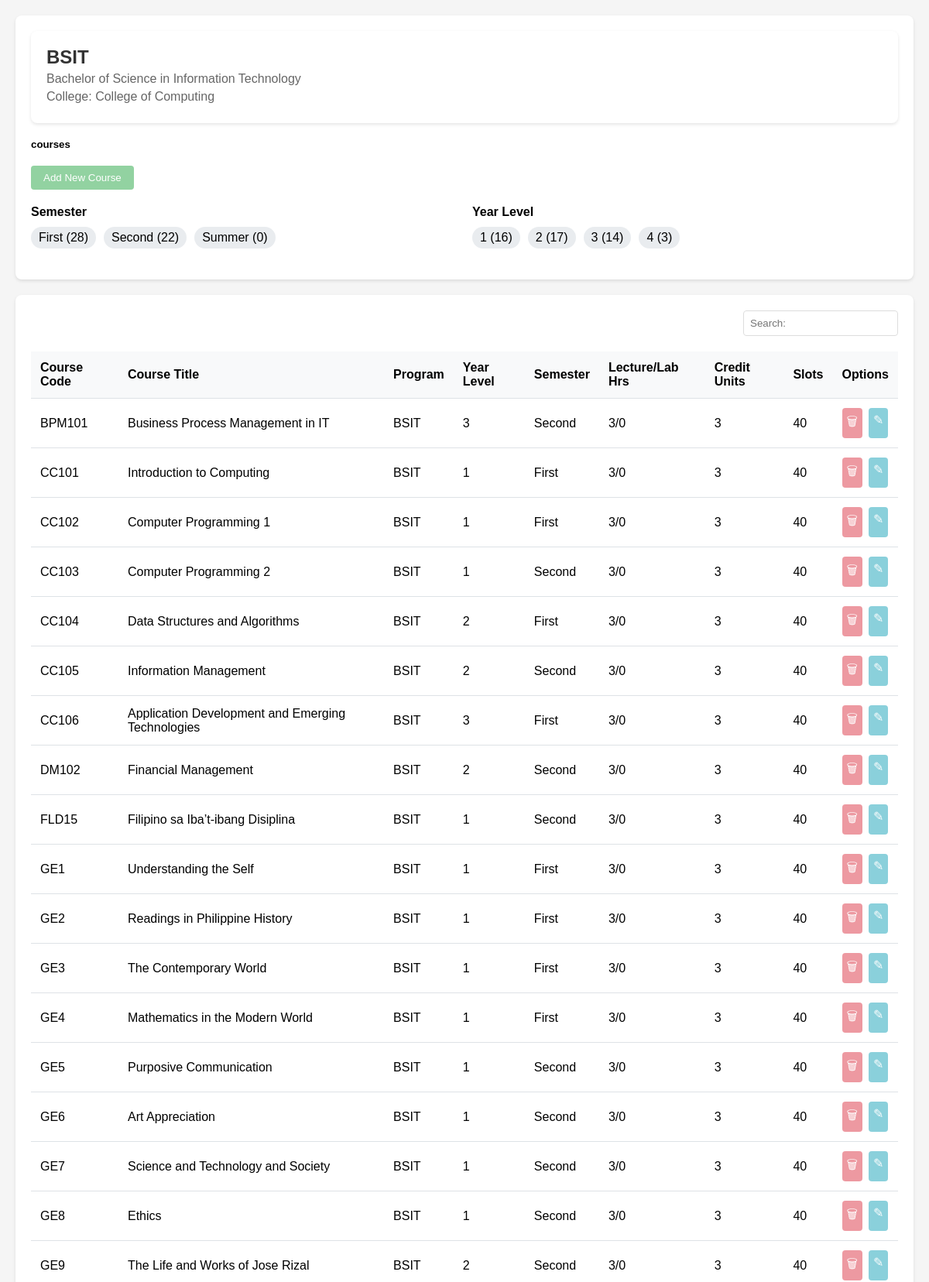
Screenshot of /frame/courses.php?program_code=BSIT (upper part) with the database file from the repository.
### tables this page shows
CREATE TABLE `programs` (
  `program_code` varchar(50) NOT NULL,
  `program_name` varchar(255) NOT NULL,
  `college` varchar(100) NOT NULL
);

CREATE TABLE `courses` (
  `course_id` int(11) NOT NULL,
  `program_code` varchar(50) NOT NULL,
  `subject_code` varchar(50) NOT NULL,
  `course_title` varchar(255) NOT NULL,
  `course_type` enum('General Education','Department-Specific') NOT NULL,
  `year_level` int(11) NOT NULL,
  `semester` enum('First','Second','Summer') NOT NULL,
  `lecture_hours` int(11) NOT NULL,
  `lab_hours` int(11) NOT NULL,
  `credit_units` int(11) NOT NULL,
  `slots` int(11) NOT NULL
);

### back/courses.php (called while the page is built, shortened)
<?php
include_once "../connections/connection.php";
$programCode = $_GET['program_code'] ?? $_POST['program_code'] ?? null;
try {
    $stmt = $conn->prepare("SELECT program_name, college FROM programs WHERE program_code = :program_code");
    $stmt->bindParam(':program_code', $programCode, PDO::PARAM_STR);
    $stmt->execute();
    $program = $stmt->fetch(PDO::FETCH_ASSOC);
    $stmt = $conn->prepare("SELECT * FROM courses WHERE program_code = :program_code");
    $stmt->bindParam(':program_code', $programCode, PDO::PARAM_STR);
    $stmt->execute();
    $courses = $stmt->fetchAll(PDO::FETCH_ASSOC);
} catch (PDOException $e) {
    echo "Error: " . $e->getMessage();
}
?>

### frame/courses.php (the view, shortened to what this page needs)
<?php
include_once "../back/courses.php";
?>
<!DOCTYPE html>
<html lang="en">
<head>
</head>
<body>
    <div class="header">
        <div class="header">
            <div class="program-title"><?php echo htmlspecialchars($programCode); ?></div>
            <div class="program-subtitle"><?php echo htmlspecialchars($program['program_name']); ?></div>
            <div class="program-subtitle">College: <?php echo htmlspecialchars($program['college']); ?></div>
        </div>
        <div class="action-buttons">
            <h5>courses</h5>
        </div>
        <div class="action-buttons">
            <?php if ($_GET['role'] == 'Dean' && $_GET['department'] === $_GET['program_code']) { ?>
                <button class="btn btn-primary" onclick="openAddCourseModal()">Add New Course</button>
            <?php } else { ?>
                <button class="btn btn-primary disabled-btn">Add New Course</button>
            <?php } ?>
        </div>
        <div class="filters">
            <div class="filter-section">
                <div class="filter-title">Semester</div>
                <div class="filter-items">
                    <span class="filter-item">First (28)</span>
                    <span class="filter-item">Second (22)</span>
                    <span class="filter-item">Summer (0)</span>
                </div>
            </div>
            <div class="filter-section">
                <div class="filter-title">Year Level</div>
                <div class="filter-items">
                    <span class="filter-item">1 (16)</span>
                    <span class="filter-item">2 (17)</span>
                    <span class="filter-item">3 (14)</span>
                    <span class="filter-item">4 (3)</span>
                </div>
            </div>
        </div>
    </div>
    <div class="table-container">
        <div class="search-box">
            <input type="text" placeholder="Search:">
        </div>
        <table>
            <thead>
                <tr>
                    <th>Course Code</th>
                    <th>Course Title</th>
                    <th>Program</th>
                    <th>Year Level</th>
                    <th>Semester</th>
                    <th>Lecture/Lab Hrs</th>
                    <th>Credit Units</th>
                    <th>Slots</th>
                    <th>Options</th>
                </tr>
            </thead>
            <tbody>
                <?php foreach ($courses as $course): ?>
                    <tr>
                        <td><?php echo htmlspecialchars($course['subject_code']); ?></td>
                        <td><?php echo htmlspecialchars($course['course_title']); ?></td>
                        <td><?php echo htmlspecialchars($course['program_code']); ?></td>
                        <td><?php echo htmlspecialchars($course['year_level']); ?></td>
                        <td><?php echo htmlspecialchars($course['semester']); ?></td>
                        <td><?php echo htmlspecialchars($course['lecture_hours']) . '/' . htmlspecialchars($course['lab_hours']); ?></td>
                        <td><?php echo htmlspecialchars($course['credit_units']); ?></td>
                        <td><?php echo htmlspecialchars($course['slots']); ?></td>
                        <td>
                            <div class="action-icons">
                                <?php if ($_GET['role'] == 'Dean' && $_GET['department'] === $course['program_code']) { ?>
                                    <a href="courses.php?delete_course_code=<?php echo urlencode($course['subject_code']); ?>&program_code=<?php echo urlencode($programCode); ?>&role=<?php echo $_GET['role']; ?>" class="action-icon delete-icon">🗑</a>
                                    <span class="action-icon edit-icon" onclick="openEditCourseModal('<?php echo htmlspecialchars(json_encode($course)); ?>')">✎</span>
                                <?php } else { ?>
                                    <span class="action-icon delete-icon disabled-btn">🗑</span>
                                    <span class="action-icon edit-icon disabled-btn">✎</span>
                                <?php } ?>
                            </div>
                        </td>
                    </tr>
                <?php endforeach; ?>
            </tbody>
        </table>
    </div>
</body>
</html>

### frame/courses.php (style rules this page uses)
* { margin: 0; padding: 0; box-sizing: border-box; font-family: Arial, sans-serif; }
body { background-color: #f5f5f5; padding: 20px; }
.header { background-color: white; padding: 20px; border-radius: 8px; margin-bottom: 20px; box-shadow: 0 2px 4px rgba(0,0,0,0.1); }
.program-title { font-size: 24px; font-weight: bold; color: #333; }
.program-subtitle { color: #666; margin: 5px 0; }
.action-buttons { margin: 20px 0; }
.btn { padding: 8px 16px; margin-right: 8px; border: none; border-radius: 4px; cursor: pointer; }
.btn-primary { background-color: #28a745; color: white; }
.filters { display: flex; gap: 20px; margin: 20px 0; }
.filter-section { flex: 1; }
.filter-title { font-weight: bold; margin-bottom: 10px; }
.filter-items { display: flex; gap: 10px; }
.filter-item { background-color: #e9ecef; padding: 5px 10px; border-radius: 15px; }
.table-container { background-color: white; border-radius: 8px; padding: 20px; box-shadow: 0 2px 4px rgba(0,0,0,0.1); overflow-x: auto; }
table { width: 100%; border-collapse: collapse; }
th, td { padding: 12px; text-align: left; border-bottom: 1px solid #dee2e6; }
th { background-color: #f8f9fa; font-weight: bold; }
.action-icons { display: flex; gap: 8px; }
.action-icon { padding: 6px; border-radius: 4px; cursor: pointer; }
.edit-icon { background-color: #17a2b8; color: white; }
.delete-icon { background-color: #dc3545; color: white; }
.search-box { float: right; margin-bottom: 20px; }
.search-box input { padding: 8px; border: 1px solid #ddd; border-radius: 4px; width: 200px; }
.disabled-btn { opacity: 0.5; cursor: not-allowed; position: relative; pointer-events: none; }

### rows the page displays
programs: program_name "Bachelor of Science in Information Technology", college "College of Computing"
courses: subject_code "BPM101", course_title "Business Process Management in IT", program_code "BSIT", year_level "3", semester "Second", lecture_hours "3", lab_hours "0", credit_units "3", slots "40"
courses: subject_code "CC101", course_title "Introduction to Computing", program_code "BSIT", year_level "1", semester "First", lecture_hours "3", lab_hours "0", credit_units "3", slots "40"
courses: subject_code "CC102", course_title "Computer Programming 1", program_code "BSIT", year_level "1", semester "First", lecture_hours "3", lab_hours "0", credit_units "3", slots "40"
courses: subject_code "CC103", course_title "Computer Programming 2", program_code "BSIT", year_level "1", semester "Second", lecture_hours "3", lab_hours "0", credit_units "3", slots "40"
courses: subject_code "CC104", course_title "Data Structures and Algorithms", program_code "BSIT", year_level "2", semester "First", lecture_hours "3", lab_hours "0", credit_units "3", slots "40"
courses: subject_code "CC105", course_title "Information Management", program_code "BSIT", year_level "2", semester "Second", lecture_hours "3", lab_hours "0", credit_units "3", slots "40"
courses: subject_code "CC106", course_title "Application Development and Emerging Technologies", program_code "BSIT", year_level "3", semester "First", lecture_hours "3", lab_hours "0", credit_units "3", slots "40"
courses: subject_code "DM102", course_title "Financial Management", program_code "BSIT", year_level "2", semester "Second", lecture_hours "3", lab_hours "0", credit_units "3", slots "40"
courses: subject_code "FLD15", course_title "Filipino sa Iba’t-ibang Disiplina", program_code "BSIT", year_level "1", semester "Second", lecture_hours "3", lab_hours "0", credit_units "3", slots "40"
courses: subject_code "GE1", course_title "Understanding the Self", program_code "BSIT", year_level "1", semester "First", lecture_hours "3", lab_hours "0", credit_units "3", slots "40"
courses: subject_code "GE2", course_title "Readings in Philippine History", program_code "BSIT", year_level "1", semester "First", lecture_hours "3", lab_hours "0", credit_units "3", slots "40"
courses: subject_code "GE3", course_title "The Contemporary World", program_code "BSIT", year_level "1", semester "First", lecture_hours "3", lab_hours "0", credit_units "3", slots "40"
courses: subject_code "GE4", course_title "Mathematics in the Modern World", program_code "BSIT", year_level "1", semester "First", lecture_hours "3", lab_hours "0", credit_units "3", slots "40"
courses: subject_code "GE5", course_title "Purposive Communication", program_code "BSIT", year_level "1", semester "Second", lecture_hours "3", lab_hours "0", credit_units "3", slots "40"
courses: subject_code "GE6", course_title "Art Appreciation", program_code "BSIT", year_level "1", semester "Second", lecture_hours "3", lab_hours "0", credit_units "3", slots "40"
courses: subject_code "GE7", course_title "Science and Technology and Society", program_code "BSIT", year_level "1", semester "Second", lecture_hours "3", lab_hours "0", credit_units "3", slots "40"
courses: subject_code "GE8", course_title "Ethics", program_code "BSIT", year_level "1", semester "Second", lecture_hours "3", lab_hours "0", credit_units "3", slots "40"
courses: subject_code "GE9", course_title "The Life and Works of Jose Rizal", program_code "BSIT", year_level "2", semester "Second", lecture_hours "3", lab_hours "0", credit_units "3", slots "40"

### other values shown
$programCode "BSIT"
